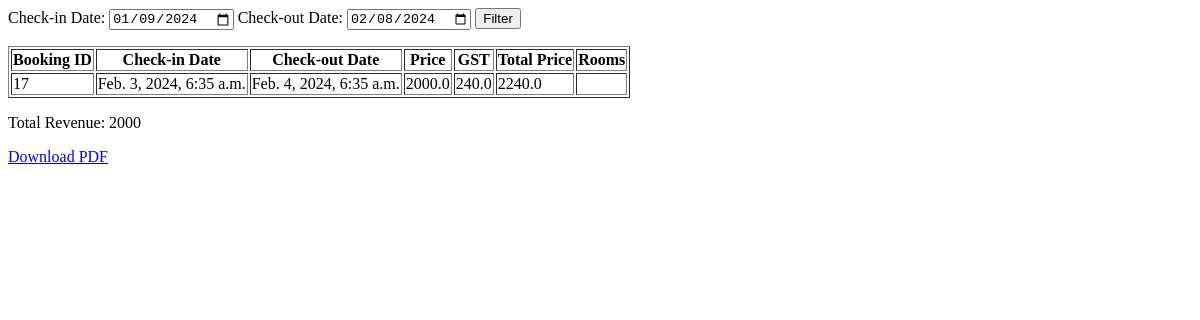
Before: /booking_list/ with the older database file.
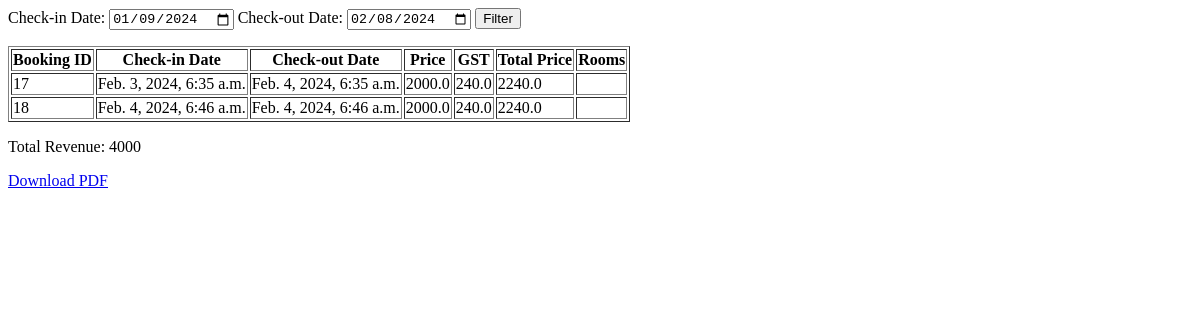
After: the same page with the newer database file.
### svapp/models.py (models this page shows, shortened)
class Booking(models.Model):
    rooms = models.ManyToManyField(Room)
    name = models.CharField(max_length=50, null=True)
    address = models.CharField(max_length=500, null=True)
    phone = models.BigIntegerField(null=True)
    aadhar = models.BigIntegerField(null=True)
    price = models.DecimalField(max_digits=10, decimal_places=2, null=True)
    checkin_datetime = models.DateTimeField(null=True)
    checkout_datetime = models.DateTimeField(null=True)

### svapp/views.py (the view)
# urls.py: path('booking_list/', booking_list, name='booking_list'),
def booking_list(request):
    checkin_datetime = request.GET.get('checkin_datetime', '')
    checkout_datetime = request.GET.get('checkout_datetime', '')
    if not checkin_datetime or not checkout_datetime:
        checkout_datetime = datetime.now()
        checkin_datetime = checkout_datetime - timedelta(days=30)
    else:
        checkin_datetime = make_aware(datetime.strptime(checkin_datetime, '%Y-%m-%d'))
        checkout_datetime = make_aware(datetime.strptime(checkout_datetime, '%Y-%m-%d'))
    bookings = Booking.objects.filter(checkin_datetime__range=(checkin_datetime, checkout_datetime))
    total_revenue = bookings.aggregate(Sum('price'))['price__sum']
    bookings_with_details = []
    for booking in bookings:
        price = float(booking.price)
        gst = price * 0.12
        room_details = ", ".join([room.room_number for room in booking.rooms.all()])
        booking_details = {
            'booking': booking,
            'checkin_datetime': booking.checkin_datetime,
            'checkout_datetime': booking.checkout_datetime,
            'price': price,
            'gst': gst,
            'total_price': price + gst,
            'rooms': room_details,
        }
        bookings_with_details.append(booking_details)
    return render(request, 'booking_list.html', {
        'bookings': bookings_with_details,
        'checkin_datetime': checkin_datetime,
        'checkout_datetime': checkout_datetime,
        'total_revenue': total_revenue,
    })

### svapp/templates/booking_list.html
<form method="get" action="{% url 'booking_list' %}">
    <label for="checkin_datetime">Check-in Date:</label>
    <input type="date" id="checkin_datetime" name="checkin_datetime" value="{{ checkin_datetime|date:'Y-m-d' }}" required>
    <label for="checkout_datetime">Check-out Date:</label>
    <input type="date" id="checkout_datetime" name="checkout_datetime" value="{{ checkout_datetime|date:'Y-m-d' }}" required>
    <button type="submit">Filter</button>
</form>
<table border="1">
    <thead>
        <tr>
            <th>Booking ID</th>
            <th>Check-in Date</th>
            <th>Check-out Date</th>
            <th>Price</th>
            <th>GST</th>
            <th>Total Price</th>
            <th>Rooms</th>
        </tr>
    </thead>
    <tbody>
        {% for booking_details in bookings %}
            <tr>
                <td>{{ booking_details.booking.id }}</td>
                <td>{{ booking_details.checkin_datetime }}</td>
                <td>{{ booking_details.checkout_datetime }}</td>
                <td>{{ booking_details.price }}</td>
                <td>{{ booking_details.gst }}</td>
                <td>{{ booking_details.total_price }}</td>
                <td>{{ booking_details.rooms }}</td>
            </tr>
        {% endfor %}
    </tbody>
</table>
{% if total_revenue %}
    <p>Total Revenue: {{ total_revenue }}</p>
{% endif %}
<a href="{% url 'generate_pdf' %}?checkin_datetime={{ checkin_datetime|date:'Y-m-d' }}&checkout_datetime={{ checkout_datetime|date:'Y-m-d' }}" class="btn btn-primary">Download PDF</a>

Changed rows visible on the page:
added Booking: booking.id "18", checkin_datetime "Feb. 4, 2024, 6:46 a.m.", checkout_datetime "Feb. 4, 2024, 6:46 a.m.", price "2000.0", gst "240.0", total_price "2240.0"
Other visible differences:
{{ total_revenue }}: "2000" → "4000"
